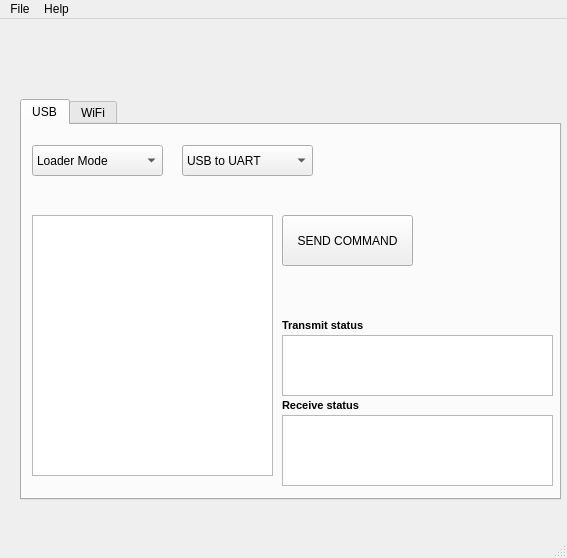
<?xml version="1.0" encoding="UTF-8"?>
<ui version="4.0">
 <class>MainWindow</class>
 <widget class="QMainWindow" name="MainWindow">
  <property name="geometry">
   <rect>
    <x>0</x>
    <y>0</y>
    <width>567</width>
    <height>558</height>
   </rect>
  </property>
  <property name="windowTitle">
   <string>MainWindow</string>
  </property>
  <widget class="QWidget" name="centralwidget">
   <widget class="QTabWidget" name="tabWidget">
    <property name="geometry">
     <rect>
      <x>20</x>
      <y>80</y>
      <width>541</width>
      <height>401</height>
     </rect>
    </property>
    <property name="currentIndex">
     <number>0</number>
    </property>
    <widget class="QWidget" name="USB">
     <attribute name="title">
      <string>USB</string>
     </attribute>
     <widget class="QLabel" name="label_2">
      <property name="geometry">
       <rect>
        <x>350</x>
        <y>0</y>
        <width>241</width>
        <height>191</height>
       </rect>
      </property>
      <property name="layoutDirection">
       <enum>Qt::LeftToRight</enum>
      </property>
      <property name="text">
       <string>&lt;html&gt;&lt;head/&gt;&lt;body&gt;&lt;p&gt;&lt;img src=&quot;:/modes/dependences/UsbModeLogo.png&quot;/&gt;&lt;img src=&quot;:/modes/UsbModeLogo.png&quot;/&gt;&lt;/p&gt;&lt;/body&gt;&lt;/html&gt;</string>
      </property>
     </widget>
     <widget class="QComboBox" name="comboBox">
      <property name="geometry">
       <rect>
        <x>10</x>
        <y>20</y>
        <width>131</width>
        <height>31</height>
       </rect>
      </property>
      <property name="frame">
       <bool>true</bool>
      </property>
      <item>
       <property name="text">
        <string>Loader Mode</string>
       </property>
      </item>
      <item>
       <property name="text">
        <string>Application mode</string>
       </property>
      </item>
     </widget>
     <widget class="QPushButton" name="pushButton">
      <property name="geometry">
       <rect>
        <x>260</x>
        <y>90</y>
        <width>131</width>
        <height>51</height>
       </rect>
      </property>
      <property name="text">
       <string>SEND COMMAND</string>
      </property>
     </widget>
     <widget class="QListWidget" name="listWidget">
      <property name="geometry">
       <rect>
        <x>10</x>
        <y>90</y>
        <width>241</width>
        <height>261</height>
       </rect>
      </property>
     </widget>
     <widget class="QComboBox" name="comboBox_3">
      <property name="geometry">
       <rect>
        <x>160</x>
        <y>20</y>
        <width>131</width>
        <height>31</height>
       </rect>
      </property>
      <item>
       <property name="text">
        <string>USB to UART</string>
       </property>
      </item>
      <item>
       <property name="text">
        <string>USB to CAN</string>
       </property>
      </item>
      <item>
       <property name="text">
        <string>USB to WI-FI</string>
       </property>
      </item>
     </widget>
     <widget class="QTextBrowser" name="textBrowser">
      <property name="geometry">
       <rect>
        <x>260</x>
        <y>210</y>
        <width>271</width>
        <height>61</height>
       </rect>
      </property>
     </widget>
     <widget class="QTextBrowser" name="textBrowser_2">
      <property name="geometry">
       <rect>
        <x>260</x>
        <y>290</y>
        <width>271</width>
        <height>71</height>
       </rect>
      </property>
     </widget>
     <widget class="QLabel" name="label_5">
      <property name="geometry">
       <rect>
        <x>260</x>
        <y>190</y>
        <width>91</width>
        <height>20</height>
       </rect>
      </property>
      <property name="font">
       <font>
        <pointsize>8</pointsize>
        <weight>75</weight>
        <bold>true</bold>
       </font>
      </property>
      <property name="text">
       <string>Transmit status</string>
      </property>
     </widget>
     <widget class="QLabel" name="label_6">
      <property name="geometry">
       <rect>
        <x>260</x>
        <y>270</y>
        <width>91</width>
        <height>20</height>
       </rect>
      </property>
      <property name="font">
       <font>
        <pointsize>8</pointsize>
        <weight>75</weight>
        <bold>true</bold>
       </font>
      </property>
      <property name="text">
       <string>Receive status</string>
      </property>
     </widget>
    </widget>
    <widget class="QWidget" name="WiFi">
     <attribute name="title">
      <string>WiFi</string>
     </attribute>
     <widget class="QLabel" name="label_3">
      <property name="geometry">
       <rect>
        <x>250</x>
        <y>-20</y>
        <width>201</width>
        <height>171</height>
       </rect>
      </property>
      <property name="text">
       <string>&lt;html&gt;&lt;head/&gt;&lt;body&gt;&lt;p&gt;&lt;img src=&quot;:/modes/dependences/WifiModelLogo.png&quot;/&gt;&lt;/p&gt;&lt;/body&gt;&lt;/html&gt;</string>
      </property>
     </widget>
     <widget class="QComboBox" name="comboBox_2">
      <property name="geometry">
       <rect>
        <x>10</x>
        <y>30</y>
        <width>91</width>
        <height>31</height>
       </rect>
      </property>
      <item>
       <property name="text">
        <string>Loader Mode</string>
       </property>
      </item>
      <item>
       <property name="text">
        <string>Application mode</string>
       </property>
      </item>
     </widget>
     <widget class="QPushButton" name="pushButton_2">
      <property name="geometry">
       <rect>
        <x>160</x>
        <y>280</y>
        <width>111</width>
        <height>61</height>
       </rect>
      </property>
      <property name="text">
       <string>SEND COMMAND</string>
      </property>
     </widget>
     <widget class="QComboBox" name="comboBox_4">
      <property name="geometry">
       <rect>
        <x>120</x>
        <y>30</y>
        <width>131</width>
        <height>31</height>
       </rect>
      </property>
      <item>
       <property name="text">
        <string>USB to UART</string>
       </property>
      </item>
      <item>
       <property name="text">
        <string>USB to CAN</string>
       </property>
      </item>
      <item>
       <property name="text">
        <string>USB to WI-FI</string>
       </property>
      </item>
     </widget>
     <widget class="QListWidget" name="listWidget_2">
      <property name="geometry">
       <rect>
        <x>10</x>
        <y>90</y>
        <width>131</width>
        <height>251</height>
       </rect>
      </property>
      <item>
       <property name="text">
        <string>Get version 0x51</string>
       </property>
      </item>
     </widget>
    </widget>
   </widget>
   <widget class="QLabel" name="label">
    <property name="enabled">
     <bool>true</bool>
    </property>
    <property name="geometry">
     <rect>
      <x>280</x>
      <y>-60</y>
      <width>281</width>
      <height>131</height>
     </rect>
    </property>
    <property name="text">
     <string>&lt;html&gt;&lt;head/&gt;&lt;body&gt;&lt;p&gt;&lt;img src=&quot;:/Logo/dependences/9741ef35-9950-4396-9d31-0876fc97d6a3_200x200.png&quot;/&gt;&lt;/p&gt;&lt;/body&gt;&lt;/html&gt;</string>
    </property>
   </widget>
   <widget class="QLabel" name="label_4">
    <property name="geometry">
     <rect>
      <x>10</x>
      <y>-60</y>
      <width>201</width>
      <height>121</height>
     </rect>
    </property>
    <property name="text">
     <string>&lt;html&gt;&lt;head/&gt;&lt;body&gt;&lt;p&gt;&lt;img src=&quot;:/modes/dependences/MyNameLogo.png&quot;/&gt;&lt;/p&gt;&lt;/body&gt;&lt;/html&gt;</string>
    </property>
   </widget>
  </widget>
  <widget class="QMenuBar" name="menubar">
   <property name="geometry">
    <rect>
     <x>0</x>
     <y>0</y>
     <width>567</width>
     <height>24</height>
    </rect>
   </property>
   <widget class="QMenu" name="menuFile">
    <property name="title">
     <string>File</string>
    </property>
    <addaction name="separator"/>
    <addaction name="actionSettings"/>
    <addaction name="actionExit"/>
   </widget>
   <widget class="QMenu" name="menuHelp">
    <property name="title">
     <string>Help</string>
    </property>
    <addaction name="separator"/>
    <addaction name="actionDocumentation"/>
    <addaction name="actionAbout"/>
   </widget>
   <addaction name="menuFile"/>
   <addaction name="menuHelp"/>
  </widget>
  <widget class="QStatusBar" name="statusbar"/>
  <action name="actionDocumentation">
   <property name="text">
    <string>Documentation</string>
   </property>
  </action>
  <action name="actionAbout">
   <property name="text">
    <string>About</string>
   </property>
  </action>
  <action name="actionExit">
   <property name="text">
    <string>Exit</string>
   </property>
  </action>
  <action name="actionSettings">
   <property name="text">
    <string>Settings</string>
   </property>
  </action>
 </widget>
 <resources>
  <include location="LogoLabel.qrc"/>
  <include location="Usb.qrc"/>
 </resources>
 <connections/>
</ui>
